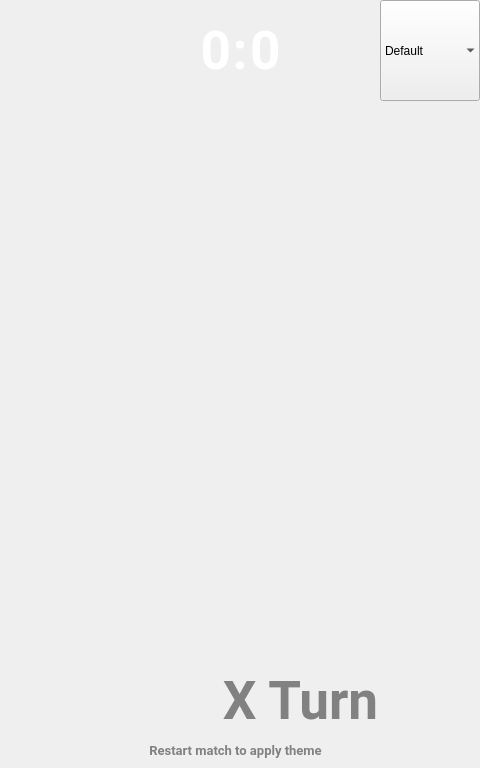
<?xml version="1.0" encoding="UTF-8"?>
<ui version="4.0">
 <class>MainWindow</class>
 <widget class="QMainWindow" name="MainWindow">
  <property name="geometry">
   <rect>
    <x>0</x>
    <y>0</y>
    <width>480</width>
    <height>768</height>
   </rect>
  </property>
  <property name="maximumSize">
   <size>
    <width>480</width>
    <height>768</height>
   </size>
  </property>
  <property name="windowTitle">
   <string>MainWindow</string>
  </property>
  <widget class="QWidget" name="centralWidget">
   <widget class="QLabel" name="Shadow">
    <property name="geometry">
     <rect>
      <x>0</x>
      <y>100</y>
      <width>480</width>
      <height>5</height>
     </rect>
    </property>
    <property name="text">
     <string/>
    </property>
    <property name="pixmap">
     <pixmap>:/HeaderBG_Shadow.png</pixmap>
    </property>
   </widget>
   <widget class="QLabel" name="WhoseTurn">
    <property name="geometry">
     <rect>
      <x>120</x>
      <y>650</y>
      <width>361</width>
      <height>101</height>
     </rect>
    </property>
    <property name="palette">
     <palette>
      <active>
       <colorrole role="WindowText">
        <brush brushstyle="SolidPattern">
         <color alpha="255">
          <red>129</red>
          <green>129</green>
          <blue>129</blue>
         </color>
        </brush>
       </colorrole>
      </active>
      <inactive>
       <colorrole role="WindowText">
        <brush brushstyle="SolidPattern">
         <color alpha="255">
          <red>129</red>
          <green>129</green>
          <blue>129</blue>
         </color>
        </brush>
       </colorrole>
      </inactive>
      <disabled>
       <colorrole role="WindowText">
        <brush brushstyle="SolidPattern">
         <color alpha="255">
          <red>120</red>
          <green>120</green>
          <blue>120</blue>
         </color>
        </brush>
       </colorrole>
      </disabled>
     </palette>
    </property>
    <property name="font">
     <font>
      <family>Roboto</family>
      <pointsize>40</pointsize>
      <weight>75</weight>
      <bold>true</bold>
     </font>
    </property>
    <property name="text">
     <string>X Turn</string>
    </property>
    <property name="alignment">
     <set>Qt::AlignCenter</set>
    </property>
   </widget>
   <widget class="QPushButton" name="cell_1_0">
    <property name="enabled">
     <bool>true</bool>
    </property>
    <property name="geometry">
     <rect>
      <x>0</x>
      <y>310</y>
      <width>160</width>
      <height>160</height>
     </rect>
    </property>
    <property name="icon">
     <iconset resource="res.qrc">
      <normaloff>:/Classic_Theme/CellEmpty.png</normaloff>:/Classic_Theme/CellEmpty.png</iconset>
    </property>
    <property name="iconSize">
     <size>
      <width>160</width>
      <height>160</height>
     </size>
    </property>
    <property name="checkable">
     <bool>false</bool>
    </property>
    <property name="default">
     <bool>false</bool>
    </property>
    <property name="flat">
     <bool>true</bool>
    </property>
   </widget>
   <widget class="QPushButton" name="cell_2_2">
    <property name="enabled">
     <bool>true</bool>
    </property>
    <property name="geometry">
     <rect>
      <x>320</x>
      <y>470</y>
      <width>160</width>
      <height>160</height>
     </rect>
    </property>
    <property name="icon">
     <iconset resource="res.qrc">
      <normaloff>:/Classic_Theme/CellEmpty.png</normaloff>:/Classic_Theme/CellEmpty.png</iconset>
    </property>
    <property name="iconSize">
     <size>
      <width>160</width>
      <height>160</height>
     </size>
    </property>
    <property name="checkable">
     <bool>false</bool>
    </property>
    <property name="default">
     <bool>false</bool>
    </property>
    <property name="flat">
     <bool>true</bool>
    </property>
   </widget>
   <widget class="QPushButton" name="cell_2_0">
    <property name="enabled">
     <bool>true</bool>
    </property>
    <property name="geometry">
     <rect>
      <x>0</x>
      <y>470</y>
      <width>160</width>
      <height>160</height>
     </rect>
    </property>
    <property name="icon">
     <iconset resource="res.qrc">
      <normaloff>:/Classic_Theme/CellEmpty.png</normaloff>:/Classic_Theme/CellEmpty.png</iconset>
    </property>
    <property name="iconSize">
     <size>
      <width>160</width>
      <height>160</height>
     </size>
    </property>
    <property name="checkable">
     <bool>false</bool>
    </property>
    <property name="default">
     <bool>false</bool>
    </property>
    <property name="flat">
     <bool>true</bool>
    </property>
   </widget>
   <widget class="QLabel" name="Logo">
    <property name="geometry">
     <rect>
      <x>0</x>
      <y>0</y>
      <width>100</width>
      <height>100</height>
     </rect>
    </property>
    <property name="text">
     <string/>
    </property>
    <property name="pixmap">
     <pixmap resource="res.qrc">:/Classic_Theme/logo.png</pixmap>
    </property>
   </widget>
   <widget class="QLabel" name="Header">
    <property name="geometry">
     <rect>
      <x>0</x>
      <y>0</y>
      <width>480</width>
      <height>100</height>
     </rect>
    </property>
    <property name="text">
     <string/>
    </property>
    <property name="textFormat">
     <enum>Qt::AutoText</enum>
    </property>
    <property name="pixmap">
     <pixmap resource="res.qrc">:/Classic_Theme/HeaderBG.png</pixmap>
    </property>
   </widget>
   <widget class="QPushButton" name="RestartButton">
    <property name="geometry">
     <rect>
      <x>10</x>
      <y>650</y>
      <width>100</width>
      <height>100</height>
     </rect>
    </property>
    <property name="text">
     <string/>
    </property>
    <property name="icon">
     <iconset resource="res.qrc">
      <normaloff>:/Classic_Theme/replay.png</normaloff>:/Classic_Theme/replay.png</iconset>
    </property>
    <property name="iconSize">
     <size>
      <width>160</width>
      <height>160</height>
     </size>
    </property>
    <property name="flat">
     <bool>true</bool>
    </property>
   </widget>
   <widget class="QPushButton" name="cell_1_2">
    <property name="enabled">
     <bool>true</bool>
    </property>
    <property name="geometry">
     <rect>
      <x>320</x>
      <y>310</y>
      <width>160</width>
      <height>160</height>
     </rect>
    </property>
    <property name="icon">
     <iconset resource="res.qrc">
      <normaloff>:/Classic_Theme/CellEmpty.png</normaloff>:/Classic_Theme/CellEmpty.png</iconset>
    </property>
    <property name="iconSize">
     <size>
      <width>160</width>
      <height>160</height>
     </size>
    </property>
    <property name="checkable">
     <bool>false</bool>
    </property>
    <property name="default">
     <bool>false</bool>
    </property>
    <property name="flat">
     <bool>true</bool>
    </property>
   </widget>
   <widget class="QLabel" name="Background">
    <property name="geometry">
     <rect>
      <x>0</x>
      <y>0</y>
      <width>480</width>
      <height>768</height>
     </rect>
    </property>
    <property name="sizePolicy">
     <sizepolicy hsizetype="Fixed" vsizetype="Fixed">
      <horstretch>0</horstretch>
      <verstretch>0</verstretch>
     </sizepolicy>
    </property>
    <property name="text">
     <string/>
    </property>
    <property name="pixmap">
     <pixmap resource="res.qrc">:/Classic_Theme/bkg.png</pixmap>
    </property>
   </widget>
   <widget class="QLabel" name="ScoreSymb">
    <property name="enabled">
     <bool>true</bool>
    </property>
    <property name="geometry">
     <rect>
      <x>0</x>
      <y>0</y>
      <width>480</width>
      <height>100</height>
     </rect>
    </property>
    <property name="palette">
     <palette>
      <active>
       <colorrole role="WindowText">
        <brush brushstyle="SolidPattern">
         <color alpha="255">
          <red>255</red>
          <green>255</green>
          <blue>255</blue>
         </color>
        </brush>
       </colorrole>
      </active>
      <inactive>
       <colorrole role="WindowText">
        <brush brushstyle="SolidPattern">
         <color alpha="255">
          <red>255</red>
          <green>255</green>
          <blue>255</blue>
         </color>
        </brush>
       </colorrole>
      </inactive>
      <disabled>
       <colorrole role="WindowText">
        <brush brushstyle="SolidPattern">
         <color alpha="255">
          <red>120</red>
          <green>120</green>
          <blue>120</blue>
         </color>
        </brush>
       </colorrole>
      </disabled>
     </palette>
    </property>
    <property name="font">
     <font>
      <family>Roboto</family>
      <pointsize>40</pointsize>
      <weight>75</weight>
      <italic>false</italic>
      <bold>true</bold>
      <stylestrategy>PreferDefault</stylestrategy>
     </font>
    </property>
    <property name="text">
     <string>:</string>
    </property>
    <property name="alignment">
     <set>Qt::AlignCenter</set>
    </property>
   </widget>
   <widget class="QPushButton" name="cell_1_1">
    <property name="enabled">
     <bool>true</bool>
    </property>
    <property name="geometry">
     <rect>
      <x>160</x>
      <y>310</y>
      <width>160</width>
      <height>160</height>
     </rect>
    </property>
    <property name="icon">
     <iconset resource="res.qrc">
      <normaloff>:/Classic_Theme/CellEmpty.png</normaloff>:/Classic_Theme/CellEmpty.png</iconset>
    </property>
    <property name="iconSize">
     <size>
      <width>160</width>
      <height>160</height>
     </size>
    </property>
    <property name="checkable">
     <bool>false</bool>
    </property>
    <property name="default">
     <bool>false</bool>
    </property>
    <property name="flat">
     <bool>true</bool>
    </property>
   </widget>
   <widget class="QPushButton" name="cell_0_0">
    <property name="enabled">
     <bool>true</bool>
    </property>
    <property name="geometry">
     <rect>
      <x>0</x>
      <y>150</y>
      <width>160</width>
      <height>160</height>
     </rect>
    </property>
    <property name="icon">
     <iconset resource="res.qrc">
      <normaloff>:/Classic_Theme/CellEmpty.png</normaloff>:/Classic_Theme/CellEmpty.png</iconset>
    </property>
    <property name="iconSize">
     <size>
      <width>160</width>
      <height>160</height>
     </size>
    </property>
    <property name="checkable">
     <bool>false</bool>
    </property>
    <property name="default">
     <bool>false</bool>
    </property>
    <property name="flat">
     <bool>true</bool>
    </property>
   </widget>
   <widget class="QPushButton" name="cell_0_1">
    <property name="enabled">
     <bool>true</bool>
    </property>
    <property name="geometry">
     <rect>
      <x>160</x>
      <y>150</y>
      <width>160</width>
      <height>160</height>
     </rect>
    </property>
    <property name="icon">
     <iconset resource="res.qrc">
      <normaloff>:/Classic_Theme/CellEmpty.png</normaloff>:/Classic_Theme/CellEmpty.png</iconset>
    </property>
    <property name="iconSize">
     <size>
      <width>160</width>
      <height>160</height>
     </size>
    </property>
    <property name="checkable">
     <bool>false</bool>
    </property>
    <property name="default">
     <bool>false</bool>
    </property>
    <property name="flat">
     <bool>true</bool>
    </property>
   </widget>
   <widget class="QLabel" name="ScoreX">
    <property name="enabled">
     <bool>true</bool>
    </property>
    <property name="geometry">
     <rect>
      <x>0</x>
      <y>0</y>
      <width>231</width>
      <height>101</height>
     </rect>
    </property>
    <property name="palette">
     <palette>
      <active>
       <colorrole role="WindowText">
        <brush brushstyle="SolidPattern">
         <color alpha="255">
          <red>255</red>
          <green>255</green>
          <blue>255</blue>
         </color>
        </brush>
       </colorrole>
      </active>
      <inactive>
       <colorrole role="WindowText">
        <brush brushstyle="SolidPattern">
         <color alpha="255">
          <red>255</red>
          <green>255</green>
          <blue>255</blue>
         </color>
        </brush>
       </colorrole>
      </inactive>
      <disabled>
       <colorrole role="WindowText">
        <brush brushstyle="SolidPattern">
         <color alpha="255">
          <red>120</red>
          <green>120</green>
          <blue>120</blue>
         </color>
        </brush>
       </colorrole>
      </disabled>
     </palette>
    </property>
    <property name="font">
     <font>
      <family>Roboto</family>
      <pointsize>40</pointsize>
      <weight>75</weight>
      <bold>true</bold>
     </font>
    </property>
    <property name="text">
     <string>0</string>
    </property>
    <property name="alignment">
     <set>Qt::AlignRight|Qt::AlignTrailing|Qt::AlignVCenter</set>
    </property>
   </widget>
   <widget class="QLabel" name="ScoreO">
    <property name="enabled">
     <bool>true</bool>
    </property>
    <property name="geometry">
     <rect>
      <x>250</x>
      <y>0</y>
      <width>231</width>
      <height>100</height>
     </rect>
    </property>
    <property name="palette">
     <palette>
      <active>
       <colorrole role="WindowText">
        <brush brushstyle="SolidPattern">
         <color alpha="255">
          <red>255</red>
          <green>255</green>
          <blue>255</blue>
         </color>
        </brush>
       </colorrole>
      </active>
      <inactive>
       <colorrole role="WindowText">
        <brush brushstyle="SolidPattern">
         <color alpha="255">
          <red>255</red>
          <green>255</green>
          <blue>255</blue>
         </color>
        </brush>
       </colorrole>
      </inactive>
      <disabled>
       <colorrole role="WindowText">
        <brush brushstyle="SolidPattern">
         <color alpha="255">
          <red>120</red>
          <green>120</green>
          <blue>120</blue>
         </color>
        </brush>
       </colorrole>
      </disabled>
     </palette>
    </property>
    <property name="font">
     <font>
      <family>Roboto</family>
      <pointsize>40</pointsize>
      <weight>75</weight>
      <bold>true</bold>
     </font>
    </property>
    <property name="text">
     <string>0</string>
    </property>
   </widget>
   <widget class="QPushButton" name="cell_2_1">
    <property name="enabled">
     <bool>true</bool>
    </property>
    <property name="geometry">
     <rect>
      <x>160</x>
      <y>470</y>
      <width>160</width>
      <height>160</height>
     </rect>
    </property>
    <property name="icon">
     <iconset resource="res.qrc">
      <normaloff>:/Classic_Theme/CellEmpty.png</normaloff>:/Classic_Theme/CellEmpty.png</iconset>
    </property>
    <property name="iconSize">
     <size>
      <width>160</width>
      <height>160</height>
     </size>
    </property>
    <property name="checkable">
     <bool>false</bool>
    </property>
    <property name="default">
     <bool>false</bool>
    </property>
    <property name="flat">
     <bool>true</bool>
    </property>
   </widget>
   <widget class="QPushButton" name="cell_0_2">
    <property name="enabled">
     <bool>true</bool>
    </property>
    <property name="geometry">
     <rect>
      <x>320</x>
      <y>150</y>
      <width>160</width>
      <height>160</height>
     </rect>
    </property>
    <property name="icon">
     <iconset resource="res.qrc">
      <normaloff>:/Classic_Theme/CellEmpty.png</normaloff>:/Classic_Theme/CellEmpty.png</iconset>
    </property>
    <property name="iconSize">
     <size>
      <width>160</width>
      <height>160</height>
     </size>
    </property>
    <property name="checkable">
     <bool>false</bool>
    </property>
    <property name="default">
     <bool>false</bool>
    </property>
    <property name="flat">
     <bool>true</bool>
    </property>
   </widget>
   <widget class="QComboBox" name="ThemePicker">
    <property name="geometry">
     <rect>
      <x>380</x>
      <y>0</y>
      <width>100</width>
      <height>101</height>
     </rect>
    </property>
    <property name="editable">
     <bool>false</bool>
    </property>
    <property name="currentText">
     <string>Default</string>
    </property>
    <property name="currentIndex">
     <number>0</number>
    </property>
    <property name="iconSize">
     <size>
      <width>30</width>
      <height>30</height>
     </size>
    </property>
    <property name="frame">
     <bool>false</bool>
    </property>
    <property name="modelColumn">
     <number>0</number>
    </property>
    <item>
     <property name="text">
      <string>Default</string>
     </property>
    </item>
    <item>
     <property name="text">
      <string>Pokemon</string>
     </property>
    </item>
   </widget>
   <widget class="QLabel" name="ThemeLabel">
    <property name="geometry">
     <rect>
      <x>120</x>
      <y>740</y>
      <width>231</width>
      <height>21</height>
     </rect>
    </property>
    <property name="palette">
     <palette>
      <active>
       <colorrole role="WindowText">
        <brush brushstyle="SolidPattern">
         <color alpha="255">
          <red>129</red>
          <green>129</green>
          <blue>129</blue>
         </color>
        </brush>
       </colorrole>
       <colorrole role="Text">
        <brush brushstyle="SolidPattern">
         <color alpha="255">
          <red>129</red>
          <green>129</green>
          <blue>129</blue>
         </color>
        </brush>
       </colorrole>
      </active>
      <inactive>
       <colorrole role="WindowText">
        <brush brushstyle="SolidPattern">
         <color alpha="255">
          <red>129</red>
          <green>129</green>
          <blue>129</blue>
         </color>
        </brush>
       </colorrole>
       <colorrole role="Text">
        <brush brushstyle="SolidPattern">
         <color alpha="255">
          <red>129</red>
          <green>129</green>
          <blue>129</blue>
         </color>
        </brush>
       </colorrole>
      </inactive>
      <disabled>
       <colorrole role="WindowText">
        <brush brushstyle="SolidPattern">
         <color alpha="255">
          <red>120</red>
          <green>120</green>
          <blue>120</blue>
         </color>
        </brush>
       </colorrole>
       <colorrole role="Text">
        <brush brushstyle="SolidPattern">
         <color alpha="255">
          <red>120</red>
          <green>120</green>
          <blue>120</blue>
         </color>
        </brush>
       </colorrole>
      </disabled>
     </palette>
    </property>
    <property name="font">
     <font>
      <family>Roboto</family>
      <pointsize>10</pointsize>
      <weight>75</weight>
      <bold>true</bold>
     </font>
    </property>
    <property name="text">
     <string>Restart match to apply theme</string>
    </property>
    <property name="alignment">
     <set>Qt::AlignCenter</set>
    </property>
   </widget>
   <zorder>Background</zorder>
   <zorder>Shadow</zorder>
   <zorder>WhoseTurn</zorder>
   <zorder>cell_1_0</zorder>
   <zorder>cell_2_2</zorder>
   <zorder>cell_2_0</zorder>
   <zorder>Header</zorder>
   <zorder>RestartButton</zorder>
   <zorder>cell_1_2</zorder>
   <zorder>ScoreSymb</zorder>
   <zorder>cell_1_1</zorder>
   <zorder>cell_0_0</zorder>
   <zorder>cell_0_1</zorder>
   <zorder>ScoreX</zorder>
   <zorder>ScoreO</zorder>
   <zorder>cell_2_1</zorder>
   <zorder>cell_0_2</zorder>
   <zorder>Logo</zorder>
   <zorder>ThemePicker</zorder>
   <zorder>ThemeLabel</zorder>
  </widget>
 </widget>
 <layoutdefault spacing="6" margin="11"/>
 <resources>
  <include location="res.qrc"/>
 </resources>
 <connections/>
</ui>
